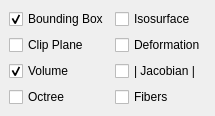
        <widget class="QWidget" name="displayTab" >
         <attribute name="title" >
          <string>Display Options</string>
         </attribute>
         <attribute name="icon" >
          <iconset resource="cardiac.qrc" >:/res/images/display.png</iconset>
         </attribute>
         <attribute name="toolTip" >
          <string>Options to perform selective rendering of patient data.</string>
         </attribute>
         <layout class="QGridLayout" >
          <property name="leftMargin" >
           <number>9</number>
          </property>
          <property name="topMargin" >
           <number>9</number>
          </property>
          <property name="rightMargin" >
           <number>9</number>
          </property>
          <property name="bottomMargin" >
           <number>9</number>
          </property>
          <property name="horizontalSpacing" >
           <number>6</number>
          </property>
          <property name="verticalSpacing" >
           <number>6</number>
          </property>
          <item row="3" column="1" >
           <widget class="QCheckBox" name="fibersCheckBox" >
            <property name="toolTip" >
             <string>Toggles the display of the myocardial fibers.</string>
            </property>
            <property name="text" >
             <string>Fibers</string>
            </property>
           </widget>
          </item>
          <item row="2" column="1" >
           <widget class="QCheckBox" name="jacCheckBox" >
            <property name="toolTip" >
             <string>Toggles the display of the Determinant of the Jacobian.</string>
            </property>
            <property name="text" >
             <string>| Jacobian |</string>
            </property>
           </widget>
          </item>
          <item row="1" column="1" >
           <widget class="QCheckBox" name="defCheckBox" >
            <property name="toolTip" >
             <string>Toggles the display of the Deformation Field.</string>
            </property>
            <property name="text" >
             <string>Deformation</string>
            </property>
            <property name="icon" >
             <iconset resource="cardiac.qrc" >:/res/images/deformation.png</iconset>
            </property>
           </widget>
          </item>
          <item row="1" column="0" >
           <widget class="QCheckBox" name="clipCheckBox" >
            <property name="toolTip" >
             <string>Toggles the Clipping Plane</string>
            </property>
            <property name="text" >
             <string>Clip Plane</string>
            </property>
            <property name="icon" >
             <iconset resource="cardiac.qrc" >:/res/images/clipplane.png</iconset>
            </property>
           </widget>
          </item>
          <item row="0" column="0" >
           <widget class="QCheckBox" name="bboxCheckBox" >
            <property name="toolTip" >
             <string>Toggles the display of the Bounding Box.</string>
            </property>
            <property name="text" >
             <string>Bounding Box</string>
            </property>
            <property name="icon" >
             <iconset resource="cardiac.qrc" >:/res/images/bbox.png</iconset>
            </property>
            <property name="checked" >
             <bool>true</bool>
            </property>
           </widget>
          </item>
          <item row="0" column="1" >
           <widget class="QCheckBox" name="isoCheckBox" >
            <property name="toolTip" >
             <string>Toggles the display of the Isosurface.</string>
            </property>
            <property name="text" >
             <string>Isosurface</string>
            </property>
            <property name="icon" >
             <iconset resource="cardiac.qrc" >:/res/images/isosurface.png</iconset>
            </property>
           </widget>
          </item>
          <item row="2" column="0" >
           <widget class="QCheckBox" name="volCheckBox" >
            <property name="toolTip" >
             <string>Toggle the Volume Rendering</string>
            </property>
            <property name="text" >
             <string>Volume</string>
            </property>
            <property name="icon" >
             <iconset resource="cardiac.qrc" >:/res/images/loadvol.png</iconset>
            </property>
            <property name="checked" >
             <bool>true</bool>
            </property>
           </widget>
          </item>
          <item row="3" column="0" >
           <widget class="QCheckBox" name="octCheckBox" >
            <property name="toolTip" >
             <string>Toggles the display of the Octree</string>
            </property>
            <property name="text" >
             <string>Octree</string>
            </property>
            <property name="icon" >
             <iconset resource="cardiac.qrc" >:/res/images/loadoct.png</iconset>
            </property>
           </widget>
          </item>
         </layout>
        </widget>
